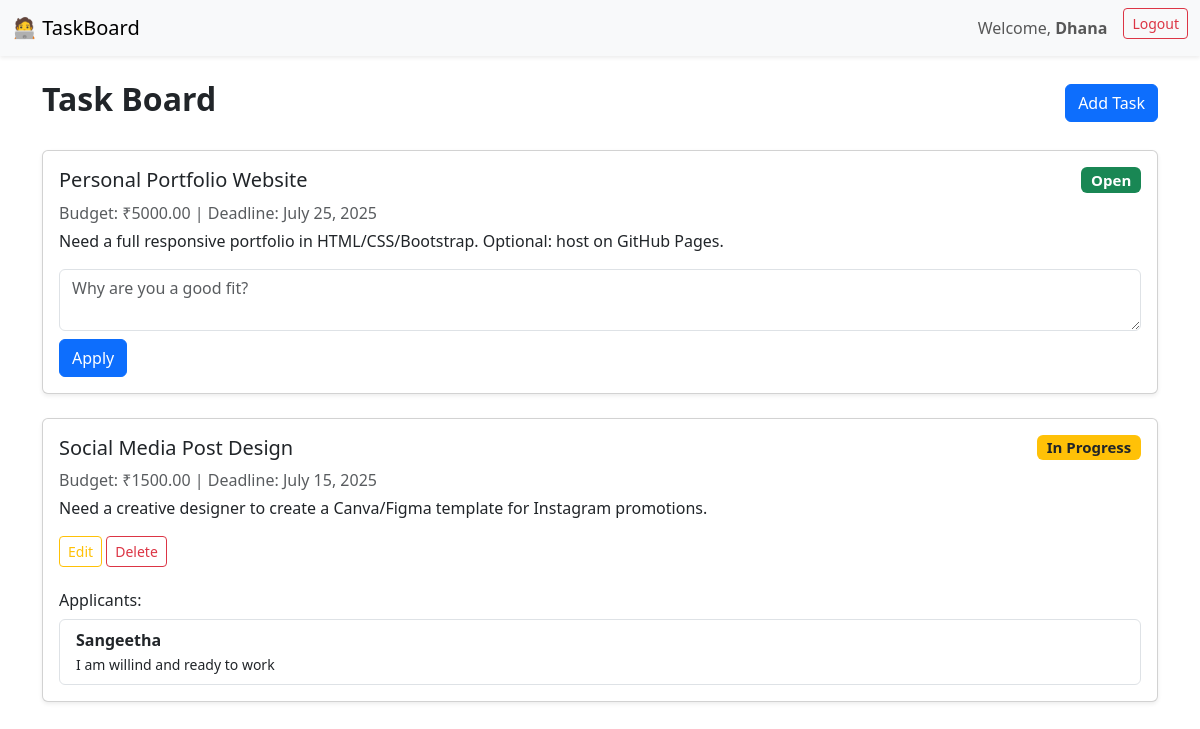
The app's page /task/ (signed in) with its own data.
### tasks/models.py (models this page shows, shortened)
class Task(models.Model):
    STATUS_CHOICES = [
        ('open', 'Open'),
        ('in_progress', 'In Progress'),
        ('completed', 'Completed'),
    ]
    title = models.CharField(max_length=200)
    budget = models.DecimalField(max_digits=10, decimal_places=2)
    deadline = models.DateField()
    description = models.TextField()
    status = models.CharField(max_length=20, choices=STATUS_CHOICES, default='open')
    user = models.ForeignKey(User, on_delete=models.CASCADE)

class Application(models.Model):
    task = models.ForeignKey('Task', on_delete=models.CASCADE)
    applicant = models.ForeignKey(User, on_delete=models.CASCADE)
    message = models.TextField()
    applied_at = models.DateTimeField(auto_now_add=True)

### tasks/views.py (the view)
# urls.py: path('', views.task_list, name='task_list'),
@login_required
def task_list(request):
    tasks = Task.objects.all().order_by('-id')
    task_applications = defaultdict(list)
    applied_task_ids = []
    applications = Application.objects.select_related('task', 'applicant')
    for app in applications:
        task_applications[app.task.id].append(app)
        if app.applicant == request.user:
            applied_task_ids.append(app.task.id)
    return render(request, 'tasks/task_list.html', {
        'tasks': tasks,
        'applications': task_applications,
        'applied_task_ids': applied_task_ids
    })

### tasks/templatetags/dict_extras.py (called while the page is built)
@register.filter
def dictkey(value, key):
    return value.get(key, [])

### tasks/templates/tasks/task_list.html (shortened to what this page needs)
{% extends 'tasks/base.html' %}
{% load dict_extras %}
{% block content %}
<div class="d-flex justify-content-between align-items-center mb-4">
    <h2 class="fw-bold">Task Board</h2>
    <a href="{% url 'add_task' %}" class="btn btn-primary">Add Task</a>
</div>
{% for task in tasks %}
  <div class="card mb-4 shadow-sm">
    <div class="card-body">
      <h5 class="card-title d-flex justify-content-between align-items-center">
        {{ task.title }}
        <span class="badge
            {% if task.status == 'open' %}bg-success
            {% elif task.status == 'in_progress' %}bg-warning text-dark
            {% else %}bg-secondary{% endif %}">
            {{ task.get_status_display }}
        </span>
      </h5>
      <p class="mb-1 text-muted">Budget: ₹{{ task.budget }} | Deadline: {{ task.deadline }}</p>
      <p>{{ task.description }}</p>
      {% if task.user == request.user %}
          <a href="{% url 'edit_task' task.pk %}" class="btn btn-sm btn-outline-warning">Edit</a>
          <a href="{% url 'delete_task' task.pk %}" class="btn btn-sm btn-outline-danger">Delete</a>
      {% endif %}
      {% if task.status == "open" and task.user != request.user %}
    {% if task.id in applied_task_ids %}
        <p class="text-success mt-3">✅ You have already applied to this task.</p>
    {% else %}
        <form method="POST" action="{% url 'apply_to_task' task.id %}" class="mt-3">
            <textarea name="message" class="form-control mb-2" placeholder="Why are you a good fit?" required></textarea>
            <button type="submit" class="btn btn-primary">Apply</button>
        </form>
    {% endif %}
{% endif %}
      {% if task.user == request.user %}
        <h6 class="mt-4">Applicants:</h6>
        {% if applications|dictkey:task.id %}
          <ul class="list-group">
            {% for app in applications|dictkey:task.id %}
              <li class="list-group-item d-flex justify-content-between align-items-center">
                <div>
                  <strong>{{ app.applicant.username }}</strong><br>
                  <small>{{ app.message }}</small>
                </div>
              </li>
            {% endfor %}
          </ul>
        {% else %}
          <p class="text-muted">No applicants yet.</p>
        {% endif %}
      {% endif %}
    </div>
  </div>
{% empty %}
    <p>No tasks available.</p>
{% endfor %}
{% endblock %}

### tasks/templates/tasks/base.html (shortened to what this page needs)
<!DOCTYPE html>
<html lang="en">
<head>
  <link href="https://cdn.jsdelivr.net/npm/bootstrap@5.3.0/dist/css/bootstrap.min.css" rel="stylesheet">
  <link href="https://cdn.jsdelivr.net/npm/bootstrap-icons@1.10.5/font/bootstrap-icons.css" rel="stylesheet">
</head>
<body>
  {% if request.path != '/login/' and request.path != '/register/' %}
  <nav class="navbar navbar-expand-lg navbar-light bg-light shadow-sm">
    <div class="container-fluid">
      <a class="navbar-brand" href="{% url 'task_list' %}">🧑‍💻 TaskBoard</a>
      <div class="collapse navbar-collapse justify-content-end">
        <ul class="navbar-nav">
          {% if user.is_authenticated %}
            <li class="nav-item me-2">
              <span class="nav-link">Welcome, <strong>{{ user.username }}</strong></span>
            </li>
            <li class="nav-item">
              <form method="post" action="{% url 'logout' %}">
                <button type="submit" class="btn btn-outline-danger btn-sm">Logout</button>
              </form>
            </li>
          {% endif %}
        </ul>
      </div>
    </div>
  </nav>
  {% endif %}
  <div class="container py-4">
    {% block content %}
    {% endblock %}
  </div>
</body>
</html>

### records on screen
Task: title "Personal Portfolio Website", status "Open", budget "5000.00", deadline "July 25, 2025", description "Need a full responsive portfolio in HTML/CSS/Bootstrap. Optional: host on GitHub Pages."
Task: title "Social Media Post Design", status "In Progress", budget "1500.00", deadline "July 15, 2025", description "Need a creative designer to create a Canva/Figma template for Instagram promotions.", shows "Edit"
Application: applicant.username "Sangeetha", message "I am willind and ready to work"

### other values on screen
{{ user.username }} "Dhana"
